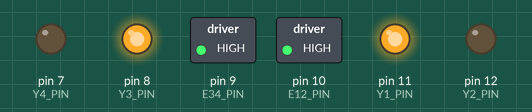
Recording of a sketch running on a simulated Arduino Uno, built with avr-gcc and run on an emulated ATmega328P. Parts: switched loads named in the sketch (green lamp = pin HIGH), output pins drawn as LEDs (lit = HIGH).

Above: at 0.1 s.
At 8.1 s:
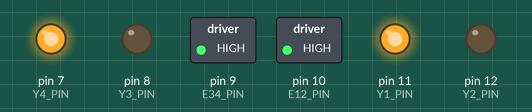
At 12.1 s:
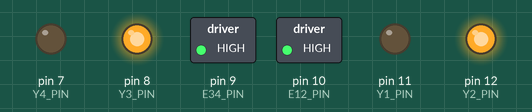
At 16.1 s:
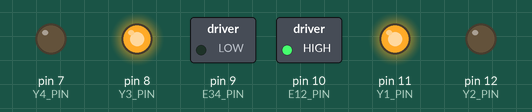
At 24.1 s:
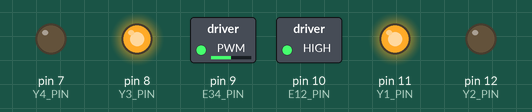
At 36.1 s:
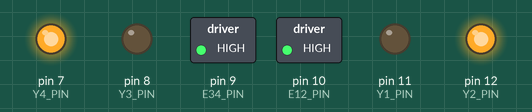
Timing chart, 0 to 40.0 s (numbered marks = the images above):
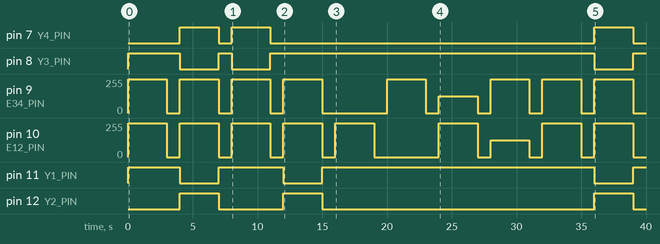

The sketch:

ch10_car_L293D.ino
```cpp
// L293D連接Arduino的腳位定義
#define E12_PIN 10 // 需具備PWM功能
#define Y1_PIN 11
#define Y2_PIN 12
#define E34_PIN 9 // 需具備PWM功能
#define Y3_PIN 8
#define Y4_PIN 7

// 輪子馬達的兩極所連接的腳位定義
// 假定當電流從FORWARD流向BACKWARD，輪子往前轉，車子往前走
// 假定當電流從BACKWARD流向FORWARD，輪子往後轉，車子往後退
#define MOTOR_RIGHT E34_PIN
#define MOTOR_RIGHT_FORWARD Y3_PIN
#define MOTOR_RIGHT_BACKWARD Y4_PIN
#define MOTOR_LEFT E12_PIN
#define MOTOR_LEFT_FORWARD Y1_PIN
#define MOTOR_LEFT_BACKWARD Y2_PIN

void setup() {
  pinMode(MOTOR_RIGHT_FORWARD, OUTPUT);
  pinMode(MOTOR_RIGHT_BACKWARD, OUTPUT);
  pinMode(MOTOR_LEFT_FORWARD, OUTPUT);
  pinMode(MOTOR_LEFT_BACKWARD, OUTPUT);
}
void loop() {
  forward(); delay(3000); stop(); delay(1000);
  backward(); delay(3000); stop(); delay(1000);
  rotateRight(); delay(3000); stop(); delay(1000);
  rotateLeft(); delay(3000); stop(); delay(1000);
  turnRight(); delay(3000); stop(); delay(1000);
  turnLeft(); delay(3000); stop(); delay(1000);
  moveAndTurnRight(); delay(3000); stop(); delay(1000);
  moveAndTurnLeft(); delay(3000); stop(); delay(1000);
}
void forward(){ // 兩個馬達都正轉，往前進
  setMotorRight(255, false);
  setMotorLeft(255, false);
}
void backward(){ // 兩個馬達都逆轉，往後退
  setMotorRight(255, true);
  setMotorLeft(255, true);
}
void rotateRight(){ // 原地向右旋轉
  setMotorRight(255, true);
  setMotorLeft(255, false);
}
void rotateLeft(){ // 原地向左旋轉
  setMotorRight(255, false);
  setMotorLeft(255, true);
}
void turnRight(){ // 向右轉彎
  setMotorRight(0, false);
  setMotorLeft(255, false);
}
void turnLeft(){ // 向左轉彎
  setMotorRight(255, false);
  setMotorLeft(0, false);
}
void moveAndTurnRight(){ // 邊前進邊向右轉彎
  setMotorRight(127, false);
  setMotorLeft(255, false);
}
void moveAndTurnLeft(){ // 邊前進邊向左轉彎
  setMotorRight(255, false);
  setMotorLeft(127, false);
}
void stop(){ // 停止
  setMotorRight(0, false);
  setMotorLeft(0, false);
}
// 設定馬達的速度（0~255）與轉向
void setMotorRight(int speed, boolean reverse) {
  analogWrite(MOTOR_RIGHT, speed);
  digitalWrite(MOTOR_RIGHT_FORWARD, !reverse);
  digitalWrite(MOTOR_RIGHT_BACKWARD, reverse);
}
void setMotorLeft(int speed, boolean reverse) {
  analogWrite(MOTOR_LEFT, speed);
  digitalWrite(MOTOR_LEFT_FORWARD, !reverse);
  digitalWrite(MOTOR_LEFT_BACKWARD, reverse);
}
```

Measured:
- by itself, pin 7 (Y4_PIN): goes HIGH 3.0 s, LOW 1.0 s, HIGH 3.0 s, LOW 25.0 s, HIGH 3.0 s, then LOW
- by itself, pin 8 (Y3_PIN): goes HIGH 4.0 s, LOW 3.0 s, HIGH 1.0 s, LOW 3.0 s, HIGH 25.0 s, LOW 3.0 s, then HIGH
- by itself, pin 11 (Y1_PIN): goes HIGH 4.0 s, LOW 3.0 s, HIGH 5.0 s, LOW 3.0 s, HIGH 21.0 s, LOW 3.0 s, then HIGH
- by itself, pin 12 (Y2_PIN): goes HIGH 3.0 s, LOW 5.0 s, HIGH 3.0 s, LOW 21.0 s, HIGH 3.0 s, then LOW
- by itself, pin 9 (E34_PIN): 0/255 → 255/255 at 0.00 s, → 0/255 3.0 s later, → 255/255 1.0 s later, → 0/255 3.0 s later, … (18 changes in this stretch)
- by itself, pin 10 (E12_PIN): 0/255 → 255/255 at 0.00 s, → 0/255 3.0 s later, → 255/255 1.0 s later, → 0/255 3.0 s later, … (18 changes in this stretch)
